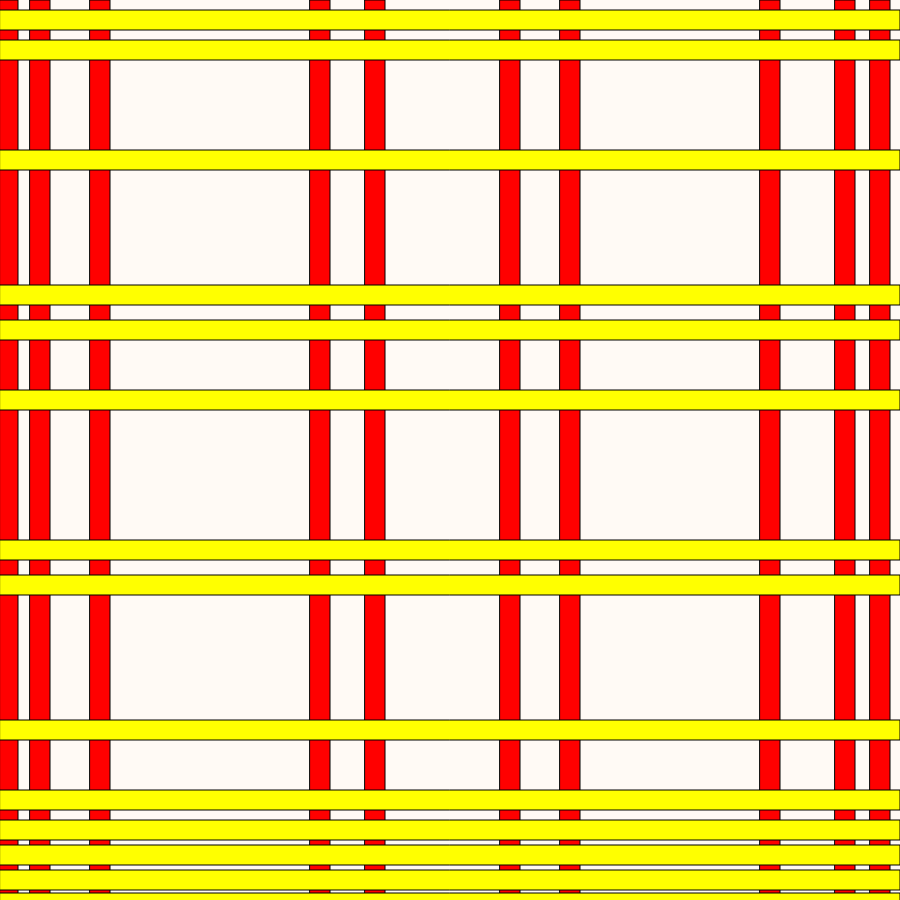
Frame 1 (no input)
Frame 60 (no input): identical to frame 1, image omitted
Frame 120 (the mouse pressed at the canvas centre since frame 60): identical to frame 1, image omitted

The p5.js sketch that drew this single still picture (run headless with seeded random() and noise() and a simulated clock; from frame 60 on, the mouse is pressed at the canvas centre):

// p5.js sketch
// ── sketch.js
// A p5js take on Mondrian's Upside-Down Picture as hung in the MoMA
// https://www.theguardian.com/artanddesign/2022/oct/28/mondrian-painting-has-been-hanging-upside-down-for-75-years

let canvasWidth = 900;
let canvasHeight = 900;

function setup() {
  createCanvas(canvasWidth, canvasHeight);
  // noStroke();
}

function draw() {
  background(255,250,245);
  fill(255, 0, 0);

  // Vertical Rectangles
  rect(0, 0, 18, 900);
  rect(30, 0, 20, 900);
  rect(90, 0, 20, 900);
  rect(310, 0, 20, 900);
  rect(365, 0, 20, 900);
  rect(500, 0, 20, 900);
  rect(560, 0, 20, 900);
  rect(760, 0, 20, 900);
  rect(835, 0, 20, 900);
  rect(870, 0, 20, 900);

  // Horizontal Rectangles
  fill(255, 255, 0);
  rect(0, 10, 900, 20);
  rect(0, 40, 900, 20);
  rect(0, 150, 900, 20);
  rect(0, 285, 900, 20);
  rect(0, 320, 900, 20);
  rect(0, 390, 900, 20);
  rect(0, 540, 900, 20);
  rect(0, 575, 900, 20);
  rect(0, 720, 900, 20);
  rect(0, 790, 900, 20);
  rect(0, 820, 900, 20);
  rect(0, 845, 900, 20);
  rect(0, 870, 900, 20);
  rect(0, 893, 900, 20);
}

// ── style.css
html, body {
  margin: 2%;
  padding: 0;
}

canvas {
  display: block;
  /* border-style: solid; */
  border: 5px solid black;
}
